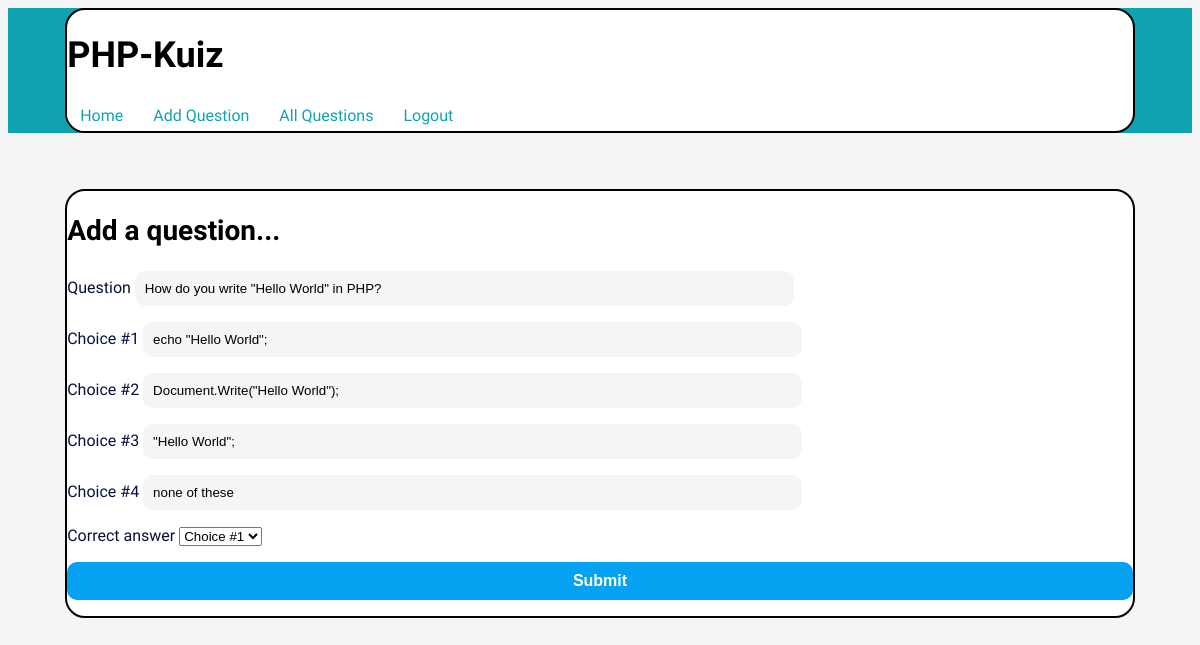
The app's page /editquestion.php?qno=4 (signed in) with its own data.
### tables this page shows
CREATE TABLE `questions` (
  `qid` int(11) NOT NULL,
  `qtype` varchar(225) NOT NULL,
  `qamount` int(11) NOT NULL,
  `question` text NOT NULL,
  `qno` int(11) NOT NULL,
  `ans1` text NOT NULL,
  `ans2` text NOT NULL,
  `ans3` text NOT NULL,
  `ans4` text NOT NULL,
  `correct_answer` varchar(1) NOT NULL
);

### editquestion.php (the view, shortened to what this page needs)
<?php include "connection.php";
if (isset($_SESSION['admin'])) {
	?>
<?php
if (isset($_GET['qno'])) {
	$qno = mysqli_real_escape_string($conn , $_GET['qno']);
	if (is_numeric($qno)) {
		$query = "SELECT * FROM questions WHERE qno = '$qno' ";
		$run = mysqli_query($conn, $query) or die(mysqli_error($conn));
		if (mysqli_num_rows($run) > 0) {
			while ($row = mysqli_fetch_array($run)) {
                 $question = $row['question'];
                 $ans1 = $row['ans1'];
                 $ans2 = $row['ans2'];
                 $ans3 = $row['ans3'];
                 $ans4 = $row['ans4'];
			}
		}
		else {
			echo "<script> alert('error');
			window.location.href = 'allquestions.php'; </script>" ;
		}
	}
	else {
		header("location: allquestions.php");
	}
}
?>
<!DOCTYPE html>
<html>
	<head>
		<link rel="stylesheet" type="text/css" href="css/style.css">
	</head>
	<body>
		<header>
			<div class="container">
				<h1>PHP-Kuiz</h1>
				<a href="index.php" class="start">Home</a>
				<a href="add.php" class="start">Add Question</a>
				<a href="allquestions.php" class="start">All Questions</a>
				<a href="exit.php" class="start">Logout</a>
			</div>
		</header>
		<main>
			<div class="container">
				<h2>Add a question...</h2>
				<form method="post" action="">
					<p>
						<label>Question</label>
						<input type="text" name="question" required="" value="<?php echo $question; ?>">
					</p>
					<p>
						<label>Choice #1</label>
						<input type="text" name="choice1" required="" value="<?php echo $ans1; ?>">
					</p>
					<p>
						<label>Choice #2</label>
						<input type="text" name="choice2" required="" value="<?php echo $ans2; ?>">
					</p>
					<p>
						<label>Choice #3</label>
						<input type="text" name="choice3" required="" value="<?php echo $ans3; ?>">
					</p>
					<p>
						<label>Choice #4</label>
						<input type="text" name="choice4" required="" value="<?php echo $ans4; ?>">
					</p>
					<p>
						<label>Correct answer</label>
						<select name="answer" >
                        <option value="a">Choice #1 </option>
                    </select>
					</p>
					<p>
						<input type="submit" name="submit" value="Submit">
					</p>
				</form>
			</div>
		</main>
	</body>
</html>
<?php }
else {
	header("location: admin.php");
}
?>

### css/style.css (style rules this page uses)
:root { --header-height: 3.5rem; --color-primary: #0FA3B1; --color-black: black; --color-white: white; --color-header: #EE6C4D; --color-dark-gray: #98999a; --color-light-gray: #EEEEEE; --color-gray: #ddd; --color-form-box: #F5F5F5; --color-submit-btn: hsl(200, 97%, 48%); --color-quiz-title: #06113C; --color-subtile: #c7eef0; --body-font: 'Sora', sans-serif; --h1-font-size: 2.25rem; --h2-font-size: 1.75rem; --h3-font-size: 1.25rem; --normal-font-size: 1rem; --small-font-size: .875rem; --font-medium: 400; --font-semi-bold: 600; --font-bold: 700; --font-extra-bold: 800; --m-0-5: .5rem; --m-0-75: .75rem; --m-1: 1rem; --m-1-5: 1.5rem; --m-2: 2rem; --m-2-5: 2.5rem; --m-3: 3rem; --m-3-5: 3.5rem; --border-radius-20: 1.25rem; --border-radius-10: 0.625rem; --border: 2px solid var(--color-black); }
html { scroll-behavior: smooth; }
body { font-family: var(--body-font); font-size: var(--normal-font-size); background-color: #F5F5F5; }
a { text-decoration: none; }
h1 { font-size: var(--h1-font-size); font-weight: var(--font-extra-bold); }
h2 { font-size: var(--h2-font-size); }
input[type='submit'] { background: var(--color-submit-btn); color: var(--color-white); border-radius: var(--border-radius-10); border:1px none; padding: 10px; font-size: var(--normal-font-size); font-weight: var(--font-semi-bold); width: 100%; }
form { display: inline; }
label { color: var(--color-quiz-title); }
input[type='text'] { width: 60%; padding: 10px; border-radius: var(--border-radius-10); border:1px none; background: var(--color-form-box); }
.container { width: 90%; margin: auto; overflow: auto; border-radius: var(--border-radius-20); border: var(--border); background-color: var(--color-white); margin-bottom: var(--m-3-5); }
header { width: 100%; background-color: var(--color-primary); }
a.start { display: inline-block; color: var(--color-primary); background: var(--color-white); padding:6px 13px; }

### records on screen
questions: question "How do you write \"Hello World\" in PHP?", choice1 "echo \"Hello World\";", choice2 "Document.Write(\"Hello World\");", choice3 "\"Hello World\";", choice4 "none of these"
